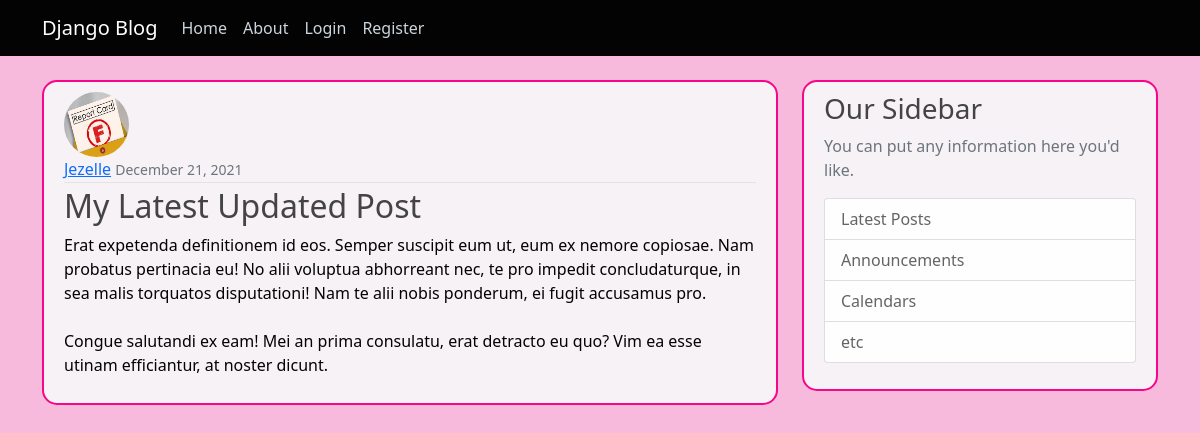
The page /post/29/ on the database its author committed.
### blog/models.py (models this page shows, shortened)
class Post(models.Model):
    title= models.CharField(max_length=100)
    content= models.TextField()
    date_posted=models.DateTimeField(default=timezone.now)
    author=models.ForeignKey(User, on_delete=models.CASCADE)

### users/models.py (models this page shows, shortened)
class Profile(models.Model):
    user = models.OneToOneField(User, on_delete=models.CASCADE)
    image = models.ImageField(default='default.jpg', upload_to='profile_pics')

### blog/views.py (the view)
# urls.py: path('post/<int:pk>/', PostDetailView.as_view(), name= 'post-detail' ),
class PostDetailView(DetailView):
    model = Post

### blog/templates/blog/post_detail.html (shortened to what this page needs)
{% extends "blog/base.html" %}
{% block content %}
  <article class="media content-section">
      <img class="rounded-circle article-img" src="{{ object.author.profile.image.url }}">
      <div class="media-body">
        <div class="article-metadata">
          <a class="mr-2" href="{% url 'user-posts' object.author.username %}">{{ object.author }}</a>
          <small class="text-muted">{{ object.date_posted|date:"F d, Y" }}</small>
        </div>
          <h2 class="article-title">{{ object.title }}</h2>
          <p class="article-content">{{ object.content }}</p>
      </div>
  </article>
{% endblock %}

### blog/static/blog/main.css (style rules this page uses)
body { background: #f7badd; color: #030303; margin-top: 5rem; }
h1, h2, h3, h4, h5, h6 { color: #444444; }
.content-section { background: #f7f2f5; padding: 10px 20px; border: 2px solid #f7058a; border-radius: 15px; margin-bottom: 20px; }
.article-title { color: #444444; }
.article-content { white-space: pre-line; }
.article-img { height: 65px; width: 65px; margin-right: 16px; }
.article-metadata { padding-bottom: 1px; margin-bottom: 4px; border-bottom: 1px solid #e3e3e3 }

### rows shown on the page
Post: author.profile.image (picture), author "Jezelle", date_posted "December 21, 2021", title "My Latest Updated Post", content "Erat expetenda definitionem id eos. Semper suscipit eum ut, eum ex nemore copiosae. Nam probatus pertinacia eu! No alii voluptua abhorreant nec, te pro impedit concludaturque, in sea malis torquatos disputationi! Nam te alii nobis ponderum, ei fugit accusamus pro. Congue salutandi ex eam! Mei an prima consulatu, erat detracto eu quo? Vim ea esse utinam efficiantur, at noster dicunt."
